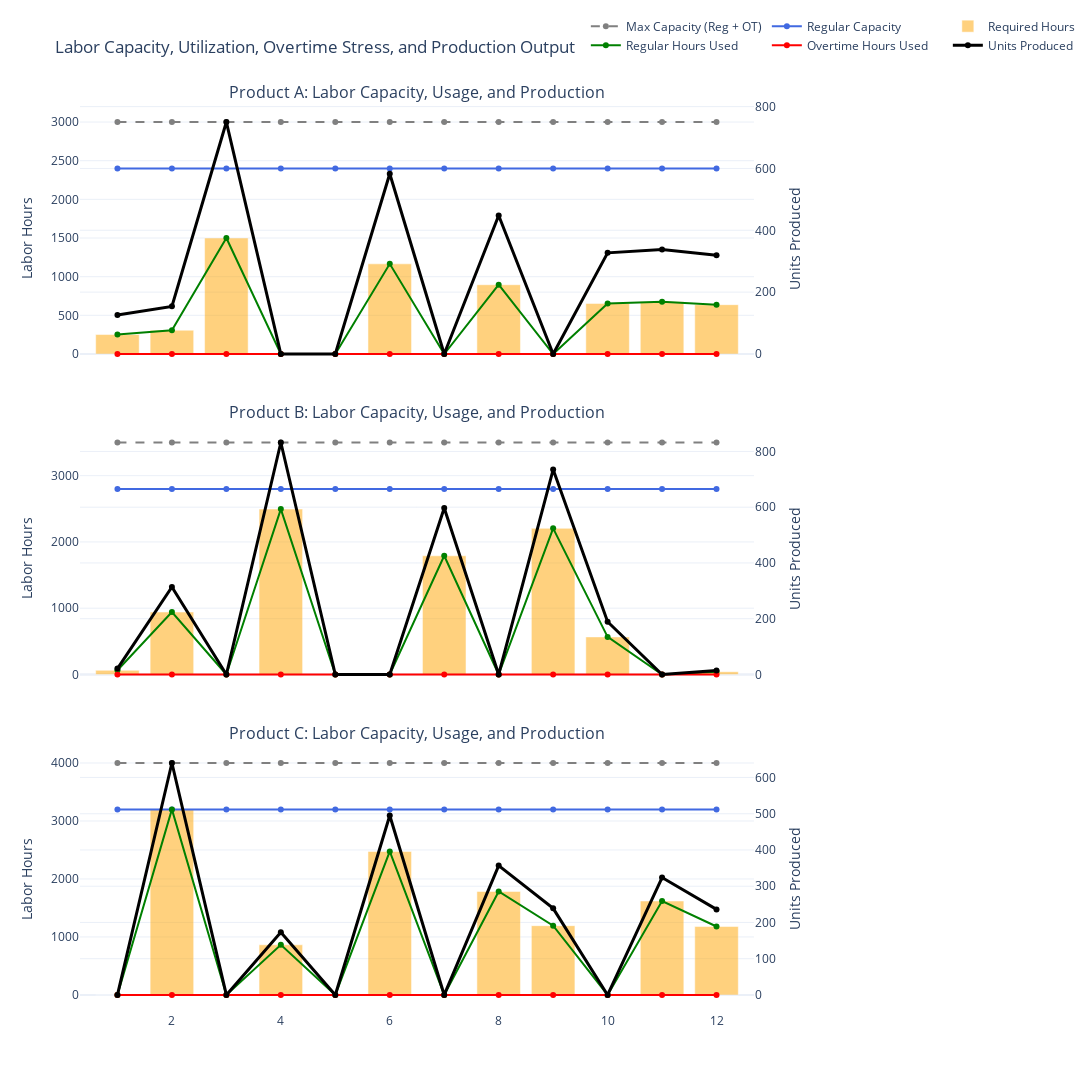

Here is the notebook cell this chart was saved with:
### Markdown cell above
## 4.3 Workforce

### Code cell
fig = make_subplots(
    rows=3,
    cols=1,
    shared_xaxes=True,
    vertical_spacing=0.06,
    specs=[[{"secondary_y": True}],
           [{"secondary_y": True}],
           [{"secondary_y": True}]],
    subplot_titles=[f"Product {p}: Labor Capacity, Usage, and Production" for p in products_list]
)

for i, p in enumerate(products_list, start=1):

    # Capacities
    reg_capacity = [value(model.W[p, t] * model.max_hours_per_worker) for t in model.T]
    max_capacity = [
        value(model.W[p, t] * model.max_hours_per_worker * (1 + model.over_time_fraction))
        for t in model.T
    ]

    # Usage
    R_hours = [value(model.R[p, t]) for t in model.T]
    O_hours = [value(model.O[p, t]) for t in model.T]

    # Required hours
    req_hours = [
        value(model.required_hours_per_unit[p] * model.X[p, t])
        for t in model.T
    ]

    # ---- Primary axis: hours ----

    fig.add_trace(
        go.Scatter(
            x=time_periods, y=max_capacity,
            name="Max Capacity (Reg + OT)",
            line=dict(dash='dash', color='gray'),
            showlegend=(i == 1)
        ),
        row=i, col=1
    )

    fig.add_trace(
        go.Scatter(
            x=time_periods, y=reg_capacity,
            name="Regular Capacity",
            line=dict(color='royalblue'),
            showlegend=(i == 1)
        ),
        row=i, col=1
    )

    fig.add_trace(
        go.Bar(
            x=time_periods, y=req_hours,
            name="Required Hours",
            marker_color='orange',
            opacity=0.5,
            showlegend=(i == 1)
        ),
        row=i, col=1
    )

    fig.add_trace(
        go.Scatter(
            x=time_periods, y=R_hours,
            name="Regular Hours Used",
            line=dict(color='green', width=2),
            showlegend=(i == 1)
        ),
        row=i, col=1
    )

    fig.add_trace(
        go.Scatter(
            x=time_periods, y=O_hours,
            name="Overtime Hours Used",
            line=dict(color='red', width=2),
            showlegend=(i == 1)
        ),
        row=i, col=1
    )

    # ---- Secondary axis: production ----

    fig.add_trace(
        go.Scatter(
            x=time_periods, y=X_vals[p],
            name="Units Produced",
            line=dict(color='black', width=3),
            showlegend=(i == 1)
        ),
        row=i, col=1,
        secondary_y=True
    )

# Layout polish
fig.update_layout(
    height=1100,
    width=1200,
    title_text="Labor Capacity, Utilization, Overtime Stress, and Production Output",
    template="plotly_white",
    legend=dict(
                tracegroupgap=10,
                orientation="h",
                yanchor="bottom",
                y=1.05,
                xanchor="center",
                x=1.05
            )
)

fig.update_yaxes(title_text="Labor Hours", secondary_y=False)
fig.update_yaxes(title_text="Units Produced", secondary_y=True)

fig.show()

### Figure 1 — Plotly figure (JSON) as saved in the notebook; plotly's stock layout.template omitted (floating-point values rounded to 4 significant figures)
{"data": [{"line": {"color": "gray", "dash": "dash"}, "name": "Max Capacity (Reg + OT)", "showlegend": true, "type": "scatter", "x": [1, 2, 3, 4, 5, 6, 7, 8, 9, 10, 11, 12], "xaxis": "x", "y": [3000, 3000, 3000, 3000, 3000, 3000, 3000, 3000, 3000, 3000, 3000, 3000], "yaxis": "y"}, {"line": {"color": "royalblue"}, "name": "Regular Capacity", "showlegend": true, "type": "scatter", "x": [1, 2, 3, 4, 5, 6, 7, 8, 9, 10, 11, 12], "xaxis": "x", "y": [2400, 2400, 2400, 2400, 2400, 2400, 2400, 2400, 2400, 2400, 2400, 2400], "yaxis": "y"}, {"marker": {"color": "orange"}, "name": "Required Hours", "opacity": 0.5, "showlegend": true, "type": "bar", "x": [1, 2, 3, 4, 5, 6, 7, 8, 9, 10, 11, 12], "xaxis": "x", "y": [252, 308, 1500, 0, 0, 1166, 0, 896, 0, 654, 676, 638], "yaxis": "y"}, {"line": {"color": "green", "width": 2}, "name": "Regular Hours Used", "showlegend": true, "type": "scatter", "x": [1, 2, 3, 4, 5, 6, 7, 8, 9, 10, 11, 12], "xaxis": "x", "y": [252, 308, 1500, 0, 0, 1166, 0, 896, 0, 654, 676, 638], "yaxis": "y"}, {"line": {"color": "red", "width": 2}, "name": "Overtime Hours Used", "showlegend": true, "type": "scatter", "x": [1, 2, 3, 4, 5, 6, 7, 8, 9, 10, 11, 12], "xaxis": "x", "y": [0, 0, 0, 0, 0, 0, 0, 0, 0, 0, 0, 0], "yaxis": "y"}, {"line": {"color": "black", "width": 3}, "name": "Units Produced", "showlegend": true, "type": "scatter", "x": [1, 2, 3, 4, 5, 6, 7, 8, 9, 10, 11, 12], "xaxis": "x", "y": [126, 154, 750, 0, 0, 583, 0, 448, 0, 327, 338, 319], "yaxis": "y2"}, {"line": {"color": "gray", "dash": "dash"}, "name": "Max Capacity (Reg + OT)", "showlegend": false, "type": "scatter", "x": [1, 2, 3, 4, 5, 6, 7, 8, 9, 10, 11, 12], "xaxis": "x2", "y": [3500, 3500, 3500, 3500, 3500, 3500, 3500, 3500, 3500, 3500, 3500, 3500], "yaxis": "y3"}, {"line": {"color": "royalblue"}, "name": "Regular Capacity", "showlegend": false, "type": "scatter", "x": [1, 2, 3, 4, 5, 6, 7, 8, 9, 10, 11, 12], "xaxis": "x2", "y": [2800, 2800, 2800, 2800, 2800, 2800, 2800, 2800, 2800, 2800, 2800, 2800], "yaxis": "y3"}, {"marker": {"color": "orange"}, "name": "Required Hours", "opacity": 0.5, "showlegend": false, "type": "bar", "x": [1, 2, 3, 4, 5, 6, 7, 8, 9, 10, 11, 12], "xaxis": "x2", "y": [63, 942, 0, 2496, 0, 0, 1791, 0, 2205, 567, 0, 42], "yaxis": "y3"}, {"line": {"color": "green", "width": 2}, "name": "Regular Hours Used", "showlegend": false, "type": "scatter", "x": [1, 2, 3, 4, 5, 6, 7, 8, 9, 10, 11, 12], "xaxis": "x2", "y": [63, 942, 0, 2496, 0, 0, 1791, 0, 2205, 567, 0, 42], "yaxis": "y3"}, {"line": {"color": "red", "width": 2}, "name": "Overtime Hours Used", "showlegend": false, "type": "scatter", "x": [1, 2, 3, 4, 5, 6, 7, 8, 9, 10, 11, 12], "xaxis": "x2", "y": [0, 0, 0, 0, 0, 0, 0, 0, 0, 0, 0, 0], "yaxis": "y3"}, {"line": {"color": "black", "width": 3}, "name": "Units Produced", "showlegend": false, "type": "scatter", "x": [1, 2, 3, 4, 5, 6, 7, 8, 9, 10, 11, 12], "xaxis": "x2", "y": [21, 314, 0, 832, 0, 0, 597, 0, 735, 189, 0, 14], "yaxis": "y4"}, {"line": {"color": "gray", "dash": "dash"}, "name": "Max Capacity (Reg + OT)", "showlegend": false, "type": "scatter", "x": [1, 2, 3, 4, 5, 6, 7, 8, 9, 10, 11, 12], "xaxis": "x3", "y": [4000, 4000, 4000, 4000, 4000, 4000, 4000, 4000, 4000, 4000, 4000, 4000], "yaxis": "y5"}, {"line": {"color": "royalblue"}, "name": "Regular Capacity", "showlegend": false, "type": "scatter", "x": [1, 2, 3, 4, 5, 6, 7, 8, 9, 10, 11, 12], "xaxis": "x3", "y": [3200, 3200, 3200, 3200, 3200, 3200, 3200, 3200, 3200, 3200, 3200, 3200], "yaxis": "y5"}, {"marker": {"color": "orange"}, "name": "Required Hours", "opacity": 0.5, "showlegend": false, "type": "bar", "x": [1, 2, 3, 4, 5, 6, 7, 8, 9, 10, 11, 12], "xaxis": "x3", "y": [0, 3200, 0, 865, 0, 2475, 0, 1785, 1195, 0, 1620, 1180], "yaxis": "y5"}, {"line": {"color": "green", "width": 2}, "name": "Regular Hours Used", "showlegend": false, "type": "scatter", "x": [1, 2, 3, 4, 5, 6, 7, 8, 9, 10, 11, 12], "xaxis": "x3", "y": [0, 3200, 0, 865, 0, 2475, 0, 1785, 1195, 0, 1620, 1180], "yaxis": "y5"}, {"line": {"color": "red", "width": 2}, "name": "Overtime Hours Used", "showlegend": false, "type": "scatter", "x": [1, 2, 3, 4, 5, 6, 7, 8, 9, 10, 11, 12], "xaxis": "x3", "y": [0, 0, 0, 0, 0, 0, 0, 0, 0, 0, 0, 0], "yaxis": "y5"}, {"line": {"color": "black", "width": 3}, "name": "Units Produced", "showlegend": false, "type": "scatter", "x": [1, 2, 3, 4, 5, 6, 7, 8, 9, 10, 11, 12], "xaxis": "x3", "y": [0, 640, 0, 173, 0, 495, 0, 357, 239, 0, 324, 236], "yaxis": "y6"}], "layout": {"annotations": [{"font": {"size": 16}, "showarrow": false, "text": "Product A: Labor Capacity, Usage, and Production", "x": 0.47, "xanchor": "center", "xref": "paper", "y": 1, "yanchor": "bottom", "yref": "paper"}, {"font": {"size": 16}, "showarrow": false, "text": "Product B: Labor Capacity, Usage, and Production", "x": 0.47, "xanchor": "center", "xref": "paper", "y": 0.6467, "yanchor": "bottom", "yref": "paper"}, {"font": {"size": 16}, "showarrow": false, "text": "Product C: Labor Capacity, Usage, and Production", "x": 0.47, "xanchor": "center", "xref": "paper", "y": 0.2933, "yanchor": "bottom", "yref": "paper"}], "height": 1100, "legend": {"orientation": "h", "tracegroupgap": 10, "x": 1.05, "xanchor": "center", "y": 1.05, "yanchor": "bottom"}, "title": {"text": "Labor Capacity, Utilization, Overtime Stress, and Production Output"}, "width": 1200, "xaxis": {"anchor": "y", "domain": [0, 0.94], "matches": "x3", "showticklabels": false}, "xaxis2": {"anchor": "y3", "domain": [0, 0.94], "matches": "x3", "showticklabels": false}, "xaxis3": {"anchor": "y5", "domain": [0, 0.94]}, "yaxis": {"anchor": "x", "domain": [0.7067, 1], "title": {"text": "Labor Hours"}}, "yaxis2": {"anchor": "x", "overlaying": "y", "side": "right", "title": {"text": "Units Produced"}}, "yaxis3": {"anchor": "x2", "domain": [0.3533, 0.6467], "title": {"text": "Labor Hours"}}, "yaxis4": {"anchor": "x2", "overlaying": "y3", "side": "right", "title": {"text": "Units Produced"}}, "yaxis5": {"anchor": "x3", "domain": [0, 0.2933], "title": {"text": "Labor Hours"}}, "yaxis6": {"anchor": "x3", "overlaying": "y5", "side": "right", "title": {"text": "Units Produced"}}}}
